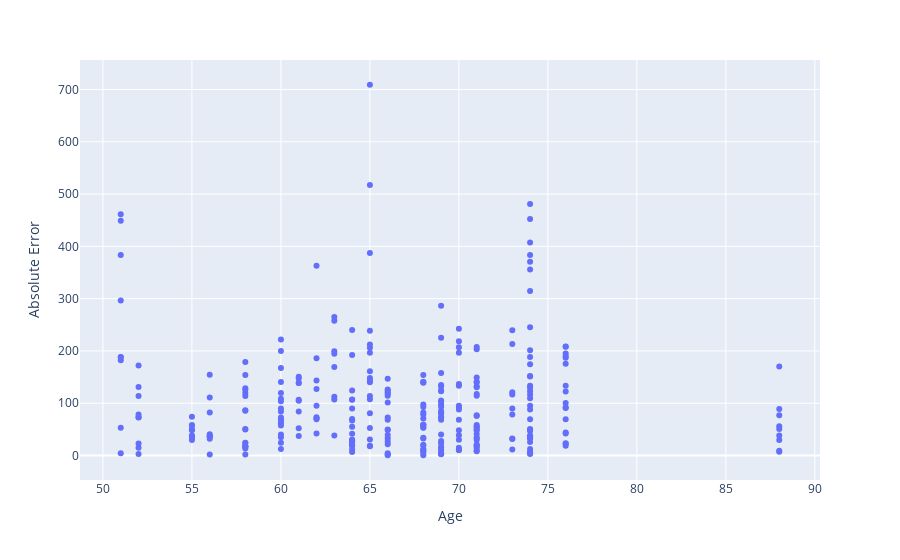

The notebook cell saved with this chart:
### Code cell
# PLot of absolute errors
fig = px.scatter(merged_data, x="Age", y ="Absolute Error")
fig.show()

### Figure 1 — Plotly figure (JSON) as saved in the notebook; plotly's stock layout.template omitted (floating-point values rounded to 4 significant figures; data arrays with more than 128 entries replaced by an {"elided": "..."} marker saying what was removed)
{"data": [{"hovertemplate": "Age=%{x}<br>Absolute Error=%{y}<extra></extra>", "legendgroup": "", "marker": {"color": "#636efa", "symbol": "circle"}, "mode": "markers", "name": "", "orientation": "v", "showlegend": false, "type": "scatter", "x": {"elided": "312 int values"}, "xaxis": "x", "y": {"elided": "312 float values"}, "yaxis": "y"}], "layout": {"legend": {"tracegroupgap": 0}, "margin": {"t": 60}, "xaxis": {"anchor": "y", "domain": [0, 1], "title": {"text": "Age"}}, "yaxis": {"anchor": "x", "domain": [0, 1], "title": {"text": "Absolute Error"}}}}
